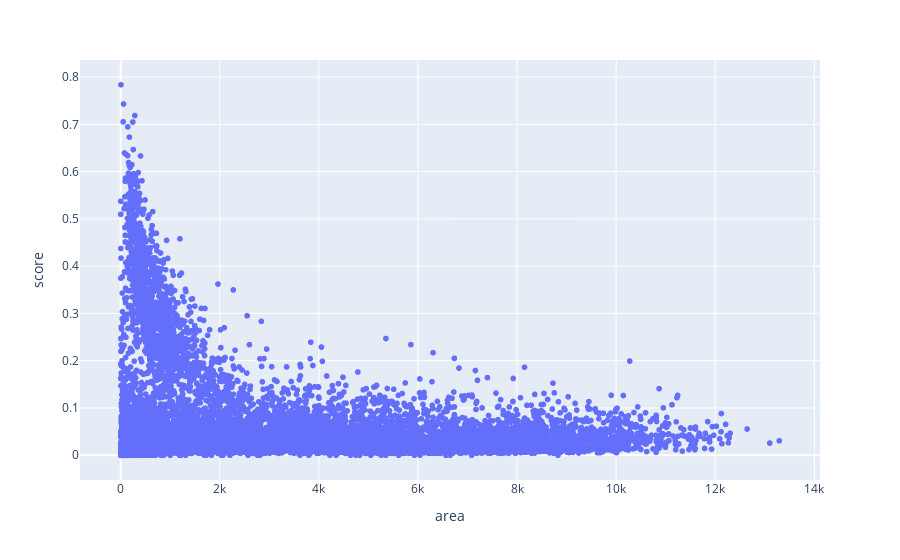

Write notebook code for a chart like this one.
### Code cell
import plotly
import plotly.express as px

df = pd.DataFrame(data=np.vstack((blob_areas, scores)).T, columns=['area', ' score'])
px.scatter(data_frame=df, x = df.columns[0], y = df.columns[1])

### Figure 1 — Plotly figure (JSON) as saved in the notebook; plotly's stock layout.template omitted (floating-point values rounded to 4 significant figures; data arrays with more than 128 entries replaced by an {"elided": "..."} marker saying what was removed)
{"data": [{"hovertemplate": "area=%{x}<br> score=%{y}<extra></extra>", "legendgroup": "", "marker": {"color": "#636efa", "symbol": "circle"}, "mode": "markers", "name": "", "showlegend": false, "type": "scattergl", "x": {"elided": "8838 int values"}, "xaxis": "x", "y": {"elided": "8838 float values"}, "yaxis": "y"}], "layout": {"legend": {"tracegroupgap": 0}, "margin": {"t": 60}, "xaxis": {"anchor": "y", "domain": [0, 1], "title": {"text": "area"}}, "yaxis": {"anchor": "x", "domain": [0, 1], "title": {"text": " score"}}}}
